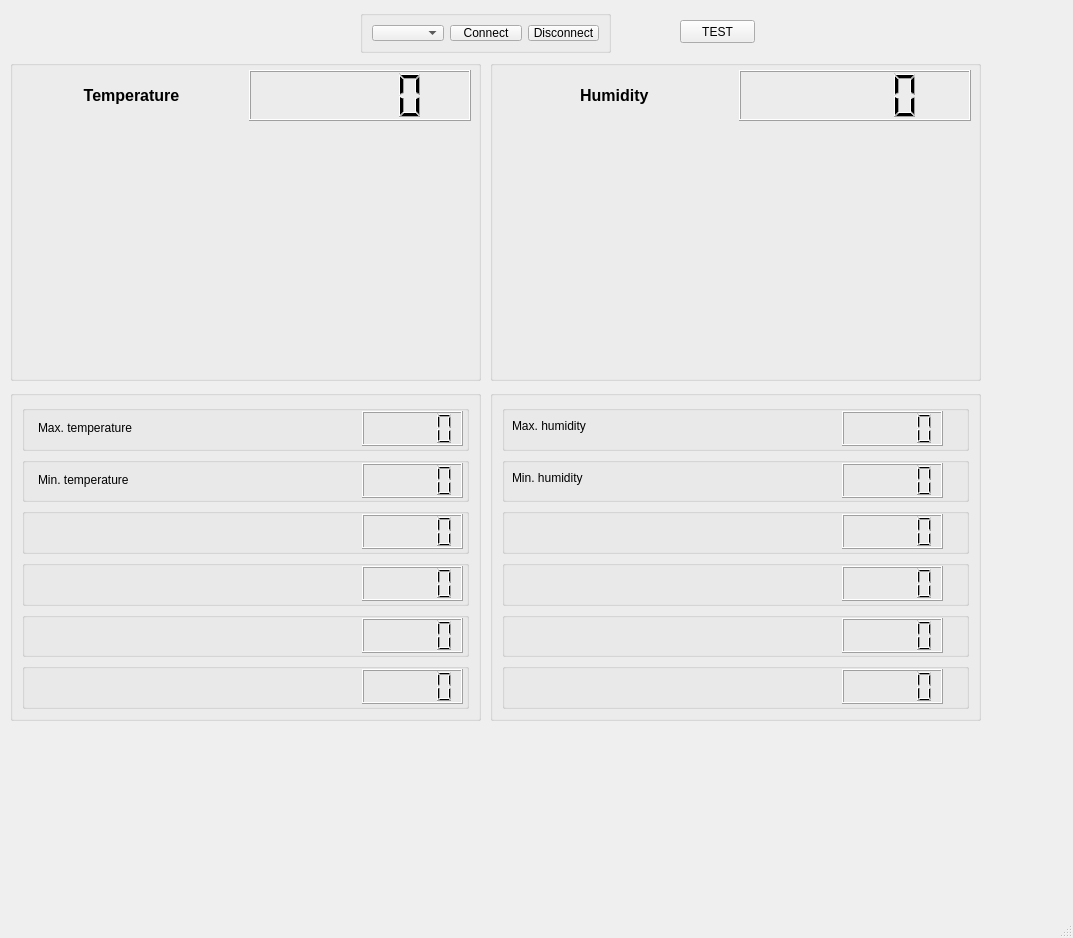
<?xml version="1.0" encoding="UTF-8"?>
<ui version="4.0">
 <class>MainWindow</class>
 <widget class="QMainWindow" name="MainWindow">
  <property name="geometry">
   <rect>
    <x>0</x>
    <y>0</y>
    <width>1073</width>
    <height>938</height>
   </rect>
  </property>
  <property name="windowTitle">
   <string>MainWindow</string>
  </property>
  <widget class="QWidget" name="centralwidget">
   <widget class="QGroupBox" name="groupBox">
    <property name="geometry">
     <rect>
      <x>360</x>
      <y>10</y>
      <width>251</width>
      <height>43</height>
     </rect>
    </property>
    <property name="title">
     <string/>
    </property>
    <layout class="QGridLayout" name="gridLayout">
     <item row="0" column="0">
      <widget class="QComboBox" name="portsComboBox">
       <property name="sizePolicy">
        <sizepolicy hsizetype="Fixed" vsizetype="Fixed">
         <horstretch>0</horstretch>
         <verstretch>0</verstretch>
        </sizepolicy>
       </property>
      </widget>
     </item>
     <item row="0" column="1">
      <widget class="QPushButton" name="connectButton">
       <property name="sizePolicy">
        <sizepolicy hsizetype="Fixed" vsizetype="Fixed">
         <horstretch>0</horstretch>
         <verstretch>0</verstretch>
        </sizepolicy>
       </property>
       <property name="text">
        <string>Connect</string>
       </property>
      </widget>
     </item>
     <item row="0" column="2">
      <widget class="QPushButton" name="disconnectButton">
       <property name="text">
        <string>Disconnect</string>
       </property>
      </widget>
     </item>
    </layout>
   </widget>
   <widget class="QGroupBox" name="groupBox_2">
    <property name="geometry">
     <rect>
      <x>490</x>
      <y>60</y>
      <width>491</width>
      <height>321</height>
     </rect>
    </property>
    <property name="title">
     <string/>
    </property>
    <widget class="QWidget" name="horizontalLayoutWidget_2">
     <property name="geometry">
      <rect>
       <x>8</x>
       <y>70</y>
       <width>471</width>
       <height>241</height>
      </rect>
     </property>
     <layout class="QHBoxLayout" name="plot2"/>
    </widget>
    <widget class="QWidget" name="layoutWidget">
     <property name="geometry">
      <rect>
       <x>10</x>
       <y>10</y>
       <width>471</width>
       <height>51</height>
      </rect>
     </property>
     <layout class="QHBoxLayout" name="horizontalLayout">
      <item>
       <widget class="QLabel" name="label_2">
        <property name="text">
         <string>&lt;html&gt;&lt;head/&gt;&lt;body&gt;&lt;p align=&quot;center&quot;&gt;&lt;span style=&quot; font-size:12pt; font-weight:600;&quot;&gt;Humidity &lt;/span&gt;&lt;/p&gt;&lt;/body&gt;&lt;/html&gt;</string>
        </property>
       </widget>
      </item>
      <item>
       <widget class="QLCDNumber" name="humidity"/>
      </item>
     </layout>
    </widget>
   </widget>
   <widget class="QGroupBox" name="groupBox_3">
    <property name="geometry">
     <rect>
      <x>10</x>
      <y>60</y>
      <width>471</width>
      <height>321</height>
     </rect>
    </property>
    <property name="title">
     <string/>
    </property>
    <widget class="QWidget" name="horizontalLayoutWidget">
     <property name="geometry">
      <rect>
       <x>10</x>
       <y>70</y>
       <width>449</width>
       <height>241</height>
      </rect>
     </property>
     <layout class="QHBoxLayout" name="plot1"/>
    </widget>
    <widget class="QWidget" name="layoutWidget">
     <property name="geometry">
      <rect>
       <x>10</x>
       <y>10</y>
       <width>451</width>
       <height>51</height>
      </rect>
     </property>
     <layout class="QHBoxLayout" name="horizontalLayout_4">
      <item>
       <widget class="QLabel" name="label">
        <property name="text">
         <string>&lt;html&gt;&lt;head/&gt;&lt;body&gt;&lt;p align=&quot;center&quot;&gt;&lt;span style=&quot; font-size:12pt; font-weight:600;&quot;&gt;Temperature&lt;/span&gt;&lt;/p&gt;&lt;/body&gt;&lt;/html&gt;</string>
        </property>
        <property name="buddy">
         <cstring>label</cstring>
        </property>
       </widget>
      </item>
      <item>
       <widget class="QLCDNumber" name="temperature"/>
      </item>
     </layout>
    </widget>
   </widget>
   <widget class="QWidget" name="layoutWidget">
    <property name="geometry">
     <rect>
      <x>0</x>
      <y>0</y>
      <width>2</width>
      <height>2</height>
     </rect>
    </property>
    <layout class="QHBoxLayout" name="horizontalLayout_2"/>
   </widget>
   <widget class="QWidget" name="layoutWidget">
    <property name="geometry">
     <rect>
      <x>0</x>
      <y>0</y>
      <width>2</width>
      <height>2</height>
     </rect>
    </property>
    <layout class="QVBoxLayout" name="verticalLayout"/>
   </widget>
   <widget class="QWidget" name="layoutWidget">
    <property name="geometry">
     <rect>
      <x>0</x>
      <y>0</y>
      <width>2</width>
      <height>2</height>
     </rect>
    </property>
    <layout class="QHBoxLayout" name="horizontalLayout_3"/>
   </widget>
   <widget class="QGroupBox" name="groupBox_4">
    <property name="geometry">
     <rect>
      <x>10</x>
      <y>390</y>
      <width>471</width>
      <height>331</height>
     </rect>
    </property>
    <property name="title">
     <string/>
    </property>
    <layout class="QGridLayout" name="gridLayout_2">
     <item row="1" column="0">
      <widget class="QGroupBox" name="groupBox_18">
       <property name="title">
        <string/>
       </property>
       <widget class="QLCDNumber" name="minLcdT">
        <property name="geometry">
         <rect>
          <x>340</x>
          <y>6</y>
          <width>101</width>
          <height>35</height>
         </rect>
        </property>
       </widget>
       <widget class="QLabel" name="label_4">
        <property name="geometry">
         <rect>
          <x>16</x>
          <y>2</y>
          <width>211</width>
          <height>41</height>
         </rect>
        </property>
        <property name="text">
         <string>Min. temperature</string>
        </property>
       </widget>
      </widget>
     </item>
     <item row="3" column="0">
      <widget class="QGroupBox" name="groupBox_20">
       <property name="title">
        <string/>
       </property>
       <widget class="QLCDNumber" name="lcdnumber_3">
        <property name="geometry">
         <rect>
          <x>340</x>
          <y>6</y>
          <width>101</width>
          <height>35</height>
         </rect>
        </property>
       </widget>
      </widget>
     </item>
     <item row="4" column="0">
      <widget class="QGroupBox" name="groupBox_21">
       <property name="title">
        <string/>
       </property>
       <widget class="QLCDNumber" name="lcdnumber_4">
        <property name="geometry">
         <rect>
          <x>340</x>
          <y>6</y>
          <width>101</width>
          <height>35</height>
         </rect>
        </property>
       </widget>
      </widget>
     </item>
     <item row="0" column="0">
      <widget class="QGroupBox" name="groupBox_6">
       <property name="title">
        <string/>
       </property>
       <widget class="QLCDNumber" name="maxLcdT">
        <property name="geometry">
         <rect>
          <x>340</x>
          <y>6</y>
          <width>101</width>
          <height>35</height>
         </rect>
        </property>
       </widget>
       <widget class="QLabel" name="label_3">
        <property name="geometry">
         <rect>
          <x>16</x>
          <y>2</y>
          <width>211</width>
          <height>41</height>
         </rect>
        </property>
        <property name="text">
         <string>Max. temperature</string>
        </property>
       </widget>
      </widget>
     </item>
     <item row="2" column="0">
      <widget class="QGroupBox" name="groupBox_19">
       <property name="title">
        <string/>
       </property>
       <widget class="QLCDNumber" name="lcdnumber_2">
        <property name="geometry">
         <rect>
          <x>340</x>
          <y>6</y>
          <width>101</width>
          <height>35</height>
         </rect>
        </property>
       </widget>
      </widget>
     </item>
     <item row="5" column="0">
      <widget class="QGroupBox" name="groupBox_22">
       <property name="title">
        <string/>
       </property>
       <widget class="QLCDNumber" name="lcdnumber_5">
        <property name="geometry">
         <rect>
          <x>340</x>
          <y>6</y>
          <width>101</width>
          <height>35</height>
         </rect>
        </property>
       </widget>
      </widget>
     </item>
    </layout>
   </widget>
   <widget class="QGroupBox" name="groupBox_5">
    <property name="geometry">
     <rect>
      <x>490</x>
      <y>390</y>
      <width>491</width>
      <height>331</height>
     </rect>
    </property>
    <property name="title">
     <string/>
    </property>
    <layout class="QGridLayout" name="gridLayout_3">
     <item row="6" column="0">
      <widget class="QGroupBox" name="groupBox_25">
       <property name="title">
        <string/>
       </property>
       <widget class="QLCDNumber" name="lcdnumber_8">
        <property name="geometry">
         <rect>
          <x>340</x>
          <y>6</y>
          <width>101</width>
          <height>35</height>
         </rect>
        </property>
       </widget>
      </widget>
     </item>
     <item row="8" column="0">
      <widget class="QGroupBox" name="groupBox_26">
       <property name="title">
        <string/>
       </property>
       <widget class="QLCDNumber" name="lcdnumber_9">
        <property name="geometry">
         <rect>
          <x>340</x>
          <y>6</y>
          <width>101</width>
          <height>35</height>
         </rect>
        </property>
       </widget>
      </widget>
     </item>
     <item row="4" column="0">
      <widget class="QGroupBox" name="groupBox_23">
       <property name="title">
        <string/>
       </property>
       <widget class="QLCDNumber" name="maxLcdH">
        <property name="geometry">
         <rect>
          <x>340</x>
          <y>6</y>
          <width>101</width>
          <height>35</height>
         </rect>
        </property>
       </widget>
       <widget class="QLabel" name="label_5">
        <property name="geometry">
         <rect>
          <x>10</x>
          <y>0</y>
          <width>171</width>
          <height>41</height>
         </rect>
        </property>
        <property name="text">
         <string>Max. humidity</string>
        </property>
       </widget>
      </widget>
     </item>
     <item row="5" column="0">
      <widget class="QGroupBox" name="groupBox_28">
       <property name="title">
        <string/>
       </property>
       <widget class="QLCDNumber" name="minLcdH">
        <property name="geometry">
         <rect>
          <x>340</x>
          <y>6</y>
          <width>101</width>
          <height>35</height>
         </rect>
        </property>
       </widget>
       <widget class="QLabel" name="label_6">
        <property name="geometry">
         <rect>
          <x>10</x>
          <y>0</y>
          <width>171</width>
          <height>41</height>
         </rect>
        </property>
        <property name="text">
         <string>Min. humidity</string>
        </property>
       </widget>
      </widget>
     </item>
     <item row="7" column="0">
      <widget class="QGroupBox" name="groupBox_24">
       <property name="title">
        <string/>
       </property>
       <widget class="QLCDNumber" name="lcdnumber_7">
        <property name="geometry">
         <rect>
          <x>340</x>
          <y>6</y>
          <width>101</width>
          <height>35</height>
         </rect>
        </property>
       </widget>
      </widget>
     </item>
     <item row="9" column="0">
      <widget class="QGroupBox" name="groupBox_27">
       <property name="title">
        <string/>
       </property>
       <widget class="QLCDNumber" name="lcdnumber_10">
        <property name="geometry">
         <rect>
          <x>340</x>
          <y>6</y>
          <width>101</width>
          <height>35</height>
         </rect>
        </property>
       </widget>
      </widget>
     </item>
    </layout>
   </widget>
   <widget class="QPushButton" name="test">
    <property name="geometry">
     <rect>
      <x>680</x>
      <y>20</y>
      <width>75</width>
      <height>23</height>
     </rect>
    </property>
    <property name="text">
     <string>TEST</string>
    </property>
   </widget>
   <zorder>groupBox</zorder>
   <zorder>groupBox_2</zorder>
   <zorder>groupBox_3</zorder>
   <zorder>layoutWidget</zorder>
   <zorder>layoutWidget</zorder>
   <zorder>layoutWidget</zorder>
   <zorder>groupBox_5</zorder>
   <zorder>groupBox_4</zorder>
   <zorder>test</zorder>
  </widget>
  <widget class="QMenuBar" name="menubar">
   <property name="geometry">
    <rect>
     <x>0</x>
     <y>0</y>
     <width>1073</width>
     <height>21</height>
    </rect>
   </property>
  </widget>
  <widget class="QStatusBar" name="statusbar"/>
 </widget>
 <tabstops>
  <tabstop>connectButton</tabstop>
  <tabstop>portsComboBox</tabstop>
 </tabstops>
 <resources/>
 <connections/>
</ui>
